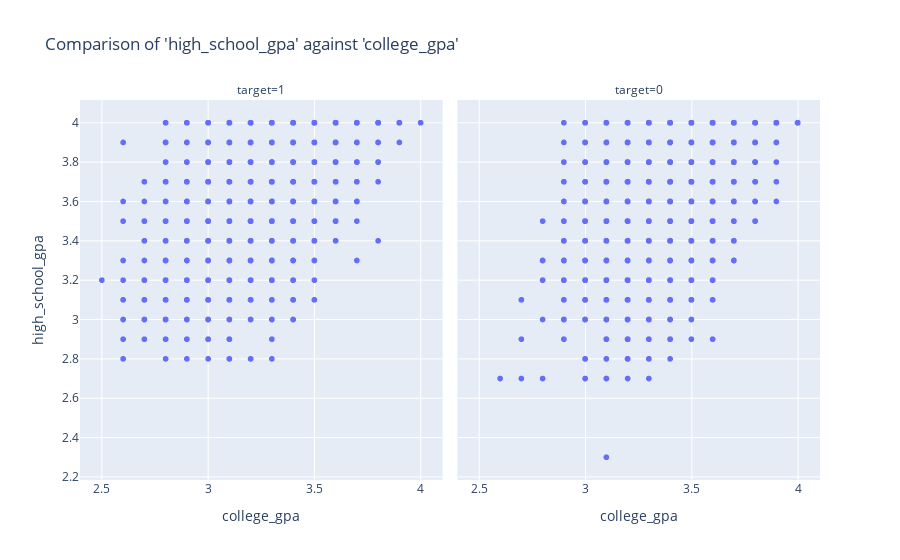

The notebook cell saved with this chart:
### Markdown cell above
Insights:

Not much can be gleaned from this 'parental_level_of_education' feature as can be seen from above chart. And as confirmed, it has a low correlation and feature importances score.

### Code cell
fig = px.scatter(
    df_full_train, 
    x='college_gpa', 
    y='high_school_gpa', 
    facet_col='target',
    # opacity=0.45,
    # histfunc='count', 
    title="Comparison of 'high_school_gpa' against 'college_gpa'")
fig.show()

### Figure 1 — Plotly figure (JSON) as saved in the notebook; plotly's stock layout.template omitted (floating-point values rounded to 4 significant figures; data arrays with more than 128 entries replaced by an {"elided": "..."} marker saying what was removed)
{"data": [{"hovertemplate": "target=1<br>college_gpa=%{x}<br>high_school_gpa=%{y}<extra></extra>", "legendgroup": "", "marker": {"color": "#636efa", "symbol": "circle"}, "mode": "markers", "name": "", "showlegend": false, "type": "scattergl", "x": {"elided": "2322 float values"}, "xaxis": "x", "y": {"elided": "2322 float values"}, "yaxis": "y"}, {"hovertemplate": "target=0<br>college_gpa=%{x}<br>high_school_gpa=%{y}<extra></extra>", "legendgroup": "", "marker": {"color": "#636efa", "symbol": "circle"}, "mode": "markers", "name": "", "showlegend": false, "type": "scattergl", "x": {"elided": "5678 float values"}, "xaxis": "x2", "y": {"elided": "5678 float values"}, "yaxis": "y2"}], "layout": {"annotations": [{"font": {}, "showarrow": false, "text": "target=1", "x": 0.245, "xanchor": "center", "xref": "paper", "y": 1, "yanchor": "bottom", "yref": "paper"}, {"font": {}, "showarrow": false, "text": "target=0", "x": 0.755, "xanchor": "center", "xref": "paper", "y": 1, "yanchor": "bottom", "yref": "paper"}], "legend": {"tracegroupgap": 0}, "title": {"text": "Comparison of 'high_school_gpa' against 'college_gpa'"}, "xaxis": {"anchor": "y", "domain": [0, 0.49], "title": {"text": "college_gpa"}}, "xaxis2": {"anchor": "y2", "domain": [0.51, 1], "matches": "x", "title": {"text": "college_gpa"}}, "yaxis": {"anchor": "x", "domain": [0, 1], "title": {"text": "high_school_gpa"}}, "yaxis2": {"anchor": "x2", "domain": [0, 1], "matches": "y", "showticklabels": false}}}
